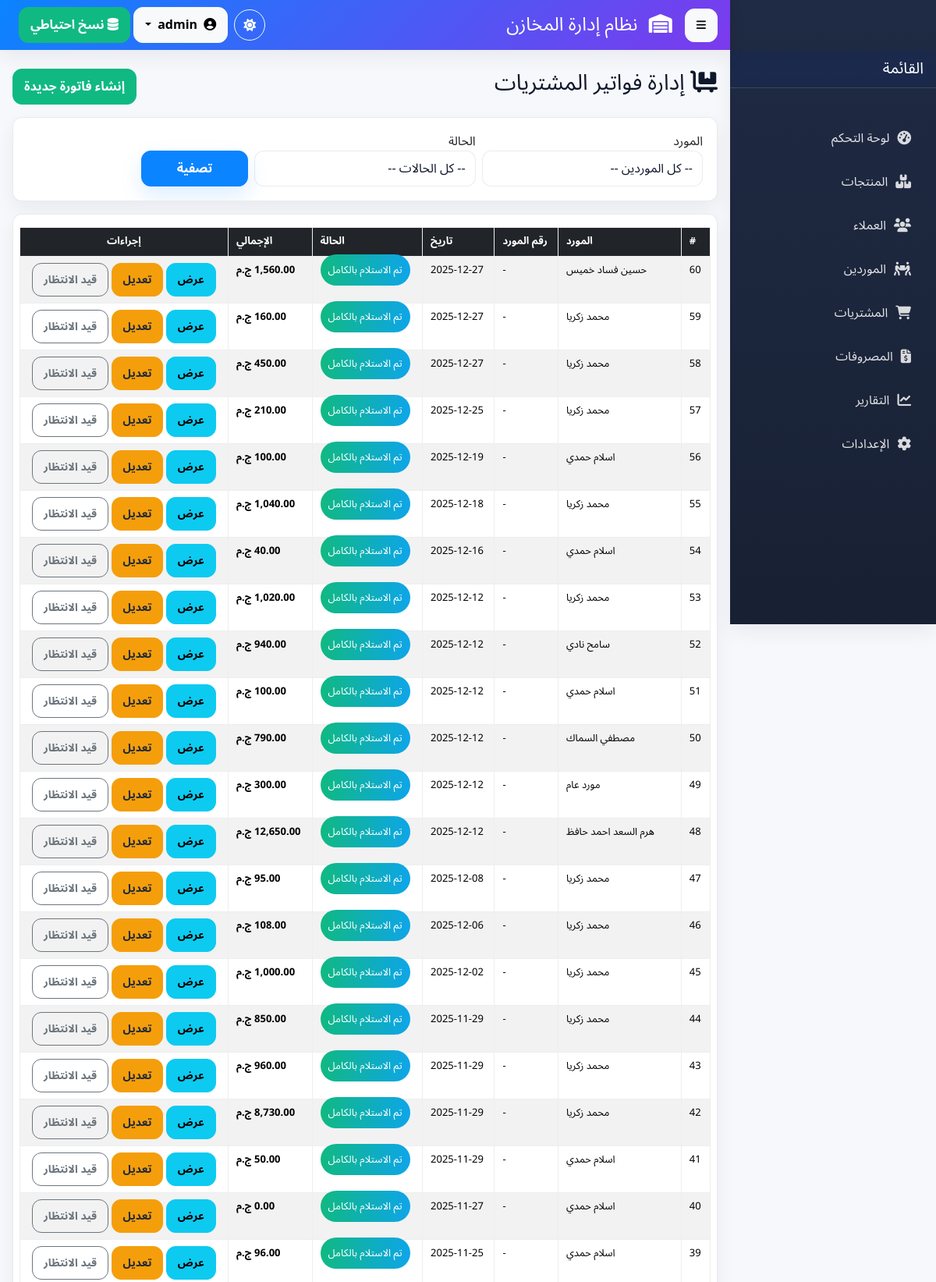
The page /admin/manage_test_purchase.php (signed in, upper part) on the database its author committed.
### tables this page shows
CREATE TABLE `purchase_invoices` (
  `id` int(11) NOT NULL COMMENT 'المعرف التلقائي لفاتورة الشراء',
  `supplier_id` int(11) NOT NULL COMMENT 'معرف المورد (FK to suppliers.id)',
  `supplier_invoice_number` varchar(100) DEFAULT NULL COMMENT 'رقم فاتورة المورد (قد يكون فريداً لكل مورد)',
  `purchase_date` date NOT NULL COMMENT 'تاريخ الشراء/الفاتورة',
  `notes` text DEFAULT NULL COMMENT 'ملاحظات إضافية على الفاتورة',
  `total_amount` decimal(12,2) NOT NULL DEFAULT 0.00 COMMENT 'الإجمالي الكلي للفاتورة (يُحسب من البنود)',
  `status` enum('pending','partial_received','fully_received','cancelled') NOT NULL DEFAULT 'pending' COMMENT 'حالة فاتورة الشراء',
  `created_by` int(11) DEFAULT NULL COMMENT 'معرف المستخدم الذي أنشأ فاتورة الشراء (FK to users.id)',
  `created_at` timestamp NOT NULL DEFAULT current_timestamp() COMMENT 'تاريخ ووقت الإنشاء',
  `updated_by` int(11) DEFAULT NULL COMMENT 'معرف المستخدم الذي آخر من عدل بيانات رأس الفاتورة',
  `updated_at` timestamp NULL DEFAULT NULL ON UPDATE current_timestamp() COMMENT 'تاريخ آخر تعديل',
  `cancel_reason` varchar(255) DEFAULT NULL,
  `revert_reason` varchar(255) DEFAULT NULL
);

CREATE TABLE `suppliers` (
  `id` int(11) NOT NULL COMMENT 'المعرف التلقائي للمورد',
  `name` varchar(200) NOT NULL COMMENT 'اسم المورد',
  `mobile` varchar(11) NOT NULL COMMENT 'رقم موبايل المورد (11 رقم)',
  `city` varchar(100) NOT NULL COMMENT 'مدينة المورد',
  `address` text DEFAULT NULL COMMENT 'عنوان المورد التفصيلي (اختياري)',
  `commercial_register` varchar(100) DEFAULT NULL COMMENT 'رقم السجل التجاري (اختياري ولكنه فريد إذا أدخل)',
  `created_by` int(11) DEFAULT NULL COMMENT 'معرف المستخدم الذي أضاف المورد (FK to users.id)',
  `created_at` timestamp NOT NULL DEFAULT current_timestamp() COMMENT 'تاريخ إضافة المورد',
  `updated_at` timestamp NULL DEFAULT NULL ON UPDATE current_timestamp() COMMENT 'تاريخ آخر تعديل لبيانات المورد'
);

### admin/manage_test_purchase.php (the view, shortened to what this page needs)
<?php
require_once dirname(__DIR__) . '/config.php';
function e($s){ return htmlspecialchars($s ?? '', ENT_QUOTES | ENT_SUBSTITUTE, 'UTF-8'); }
$csrf_token = $_SESSION['csrf_token'];
$status_labels = [
    'pending' => 'قيد الانتظار',
    'partial_received' => 'تم الاستلام جزئياً',
    'fully_received' => 'تم الاستلام بالكامل',
    'cancelled' => 'ملغاة'
];
$sql_select_invoices = "SELECT pi.id, pi.supplier_invoice_number, pi.purchase_date, pi.status, pi.total_amount, pi.created_at, s.name as supplier_name, u.username as creator_name
                        FROM purchase_invoices pi
                        JOIN suppliers s ON pi.supplier_id = s.id
                        LEFT JOIN users u ON pi.created_by = u.id";
$sql_select_invoices .= " ORDER BY pi.purchase_date DESC, pi.id DESC";
$result_invoices = null;
if ($stmt_select = $conn->prepare($sql_select_invoices)) {
    $stmt_select->execute();
    $result_invoices = $stmt_select->get_result();
} else {
    $message = "<div class='alert alert-danger'>خطأ في تحضير استعلام جلب فواتير المشتريات: " . e($conn->error) . "</div>";
}
require_once BASE_DIR . 'partials/header.php';
require_once BASE_DIR . 'partials/sidebar.php';
?>
<div class="container mt-4">
    <div class="d-flex justify-content-between align-items-center mb-3">
        <h3><i class="fas fa-dolly-flatbed"></i> إدارة فواتير المشتريات</h3>
        <a href="<?php echo BASE_URL; ?>admin/manage_suppliers.php" class="btn btn-success">إنشاء فاتورة جديدة</a>
    </div>
    <div class="card mb-3">
        <div class="card-body">
            <form method="get" class="row gx-2 gy-2 align-items-end">
                <div class="col-md-4">
                    <label>المورد</label>
                    <select name="supplier_filter_val" class="form-select">
                        <option value="">-- كل الموردين --</option>
                    </select>
                </div>
                <div class="col-md-4">
                    <label>الحالة</label>
                    <select name="status_filter_val" class="form-select">
                        <option value="">-- كل الحالات --</option>
                    </select>
                </div>
                <div class="col-md-2"><button class="btn btn-primary w-100">تصفية</button></div>
            </form>
        </div>
    </div>
    <div class="card mb-3">
      <div class="card-body p-2">
        <div class="table-responsive">
          <table class="table table-striped mb-0">
            <thead class="table-dark">
              <tr><th>#</th><th>المورد</th><th class="d-none d-md-table-cell">رقم المورد</th><th>تاريخ</th><th class="d-none d-md-table-cell">الحالة</th><th class="text-end">الإجمالي</th><th class="text-center">إجراءات</th></tr>
            </thead>
            <tbody>
              <?php if ($result_invoices && $result_invoices->num_rows>0): while($inv = $result_invoices->fetch_assoc()): ?>
                <tr>
                  <td><?php echo e($inv['id']); ?></td>
                  <td><?php echo e($inv['supplier_name']); ?></td>
                  <td class="d-none d-md-table-cell"><?php echo e($inv['supplier_invoice_number'] ?: '-'); ?></td>
                  <td><?php echo e(date('Y-m-d', strtotime($inv['purchase_date']))); ?></td>
                  <td class="d-none d-md-table-cell">
                    <?php if ($inv['status']==='pending'): ?><span class="badge-pending"><?php echo e($status_labels['pending']); ?></span>
                    <?php elseif ($inv['status']==='fully_received'): ?><span class="badge-received"><?php echo e($status_labels['fully_received']); ?></span>
                    <?php else: ?><span class="badge-cancelled"><?php echo e($status_labels['cancelled']); ?></span><?php endif; ?>
                  </td>
                  <td class="text-end fw-bold"><?php echo number_format((float)$inv['total_amount'],2); ?> ج.م</td>
                  <td class="text-center">
                    <button class="btn btn-info btn-sm" onclick="openInvoiceModalView(<?php echo $inv['id']; ?>)">عرض</button>
                    <?php if ($inv['status']==='pending'): ?>
                      <button class="btn btn-warning btn-sm" onclick="openInvoiceModalEdit(<?php echo $inv['id']; ?>)">تعديل</button>
                      <form method="post" style="display:inline-block" onsubmit="return confirm('تأكيد استلام الفاتورة بالكامل؟')">
                        <input type="hidden" name="csrf_token" value="<?php echo $csrf_token; ?>">
                        <input type="hidden" name="purchase_invoice_id" value="<?php echo $inv['id']; ?>">
                        <button type="submit" name="receive_purchase_invoice" class="btn btn-success btn-sm">استلام</button>
                      </form>
                      <button class="btn btn-danger btn-sm" onclick="openReasonModal('cancel', <?php echo $inv['id']; ?>)">إلغاء</button>
                    <?php elseif ($inv['status']==='fully_received'): ?>
                      <button class="btn btn-warning btn-sm" onclick="openInvoiceModalEdit(<?php echo $inv['id']; ?>)">تعديل</button>
                      <button class="btn btn-outline-secondary btn-sm" onclick="openReasonModal('revert', <?php echo $inv['id']; ?>)">قيد الانتظار</button>
                    <?php endif; ?>
                  </td>
                </tr>
              <?php endwhile; else: ?>
                <tr><td colspan="7" class="text-center">لا توجد فواتير.</td></tr>
              <?php endif; ?>
            </tbody>
          </table>
        </div>
      </div>
    </div>
</div>
<?php
require_once BASE_DIR . 'partials/footer.php';
?>

### assets/css/index.css (style rules this page uses)
:root { --primary: #0b84ff; --primary-600: #0a6be0; --primary-700: #0a58c8; --accent: #7c3aed; --accent-600: #6d28d9; --teal: #10b981; --amber: #f59e0b; --rose: #ef4444; --const:white; --bg: #f6f8fc; --surface: #ffffff; --surface-2: #f9fbff; --text: #0f172a; --text-soft: #334155; --muted: #64748b; --border: rgba(2,6,23,0.08); --radius: 14px; --radius-sm: 10px; --radius-lg: 20px; --shadow-1: 0 10px 24px rgba(15,23,42,0.06); --shadow-2: 0 12px 28px rgba(11,132,255,0.14); --ring: 0 0 0 4px rgba(11,132,255,0.18); --header-h: 64px; --sidebar-w: 264px; --sidebar-w-mini: 84px; --fast: .15s ease; --normal: .25s cubic-bezier(.2,.8,.2,1); --grad-1: linear-gradient(135deg, #0b84ff, #7c3aed); --grad-2: linear-gradient(135deg, #10b981, #0ea5e9); --grad-3: linear-gradient(135deg, #f59e0b, #ef4444); --grad-4: linear-gradient(135deg, #ef4444, #b91c1c); }
* { scrollbar-width: thin; scrollbar-color: var(--border) var(--surface); }
[data-app] { font-family: "Tajawal","Noto Sans Arabic",system-ui,-apple-system,Segoe UI,Roboto,Arial,sans-serif; color: var(--text); background: var(--bg); min-height: 100vh; -webkit-font-smoothing: antialiased; -moz-osx-font-smoothing: grayscale; }
[data-app] a { text-decoration: none; }
[data-app] .container, [data-app] .container-fluid { padding-inline: 16px; }
::placeholder { color: var(--muted); opacity: 0.8; }
[data-app] .card { background: var(--surface); border: 1px solid var(--border); border-radius: var(--radius); box-shadow: var(--shadow-1); overflow: hidden; }
[data-app] .card-body { padding: 18px; }
[data-app] .btn { border-radius: 12px; font-weight: 800; padding: 10px 14px; transition: transform var(--fast), box-shadow var(--fast), background var(--fast); }
[data-app] .btn-primary { background: var(--primary); border-color: var(--primary); box-shadow: var(--shadow-2); }
[data-app] .btn-success { background: var(--teal); border-color: var(--teal); }
[data-app] .btn-warning { background: var(--amber); border-color: var(--amber); color: #1f2937; }
[data-app] .form-control, [data-app] .form-select, [data-app] textarea, [data-app] input[type="text"], [data-app] input[type="number"], [data-app] input[type="date"], [data-app] input[type="email"], [data-app] input[type="password"] { border-radius: 12px; border: 1px solid var(--border); background: var(--surface); padding: 10px 12px; color: var(--text); transition: border-color var(--fast), box-shadow var(--fast), background var(--fast), transform var(--fast); }
[data-app] .p-2 { padding:8px }
input[type="text"], input[type="number"], input[type="email"], input[type="tel"], textarea, select { width: 100%; padding: 10px 12px; border-radius: var(--radius-sm); border: 1px solid var(--border); background: var(--surface-2); color: var(--text); font-size: 0.95rem; transition: all var(--fast); }
select { appearance: none; background-repeat: no-repeat; background-position: left 12px center; background-size: 14px; padding-left: 34px; cursor: pointer; }
select option { background: var(--surface); color: var(--text); }

### admin/manage_test_purchase.php (style rules this page uses)
:root { --primary:#0b84ff; --bg:#f6f8fc; --surface:#fff; --text:#0f172a; --radius:12px; --shadow: 0 10px 24px rgba(2,6,23,0.06); }
.container { max-width:1200px; }
.card { border-radius:12px; box-shadow:var(--shadow); }
.badge-received { background:linear-gradient(90deg,#10b981,#0ea5e9); color:#fff; padding:6px 10px; border-radius:20px; }
.table { width:100%; border-collapse:collapse; margin-top:8px; }
.table th, .table td { padding:8px 10px; border:1px solid #eee; text-align:left; font-size:13px; }

### rows shown on the page
purchase_invoices: id "60", supplier.name "حسين فساد خميس", supplier_invoice_number "-", purchase_date "2025-12-27"
purchase_invoices: id "59", supplier.name "محمد زكريا", supplier_invoice_number "-", purchase_date "2025-12-27"
purchase_invoices: id "58", supplier.name "محمد زكريا", supplier_invoice_number "-", purchase_date "2025-12-27", total_amount "450.00"
purchase_invoices: id "57", supplier.name "محمد زكريا", supplier_invoice_number "-", purchase_date "2025-12-25", total_amount "210.00"
purchase_invoices: id "56", supplier.name "اسلام حمدي", supplier_invoice_number "-", purchase_date "2025-12-19"
purchase_invoices: id "55", supplier.name "محمد زكريا", supplier_invoice_number "-", purchase_date "2025-12-18"
purchase_invoices: id "54", supplier.name "اسلام حمدي", supplier_invoice_number "-", purchase_date "2025-12-16", total_amount "40.00"
purchase_invoices: id "53", supplier.name "محمد زكريا", supplier_invoice_number "-", purchase_date "2025-12-12"
purchase_invoices: id "52", supplier.name "سامح نادي", supplier_invoice_number "-", purchase_date "2025-12-12", total_amount "940.00"
purchase_invoices: id "51", supplier.name "اسلام حمدي", supplier_invoice_number "-", purchase_date "2025-12-12"
purchase_invoices: id "50", supplier.name "مصطفي السماك", supplier_invoice_number "-", purchase_date "2025-12-12", total_amount "790.00"
purchase_invoices: id "49", supplier.name "مورد عام", supplier_invoice_number "-", purchase_date "2025-12-12", total_amount "300.00"
purchase_invoices: id "48", supplier.name "هرم السعد احمد حافظ", supplier_invoice_number "-", purchase_date "2025-12-12"
purchase_invoices: id "47", supplier.name "محمد زكريا", supplier_invoice_number "-", purchase_date "2025-12-08", total_amount "95.00"
purchase_invoices: id "46", supplier.name "محمد زكريا", supplier_invoice_number "-", purchase_date "2025-12-06"
purchase_invoices: id "45", supplier.name "محمد زكريا", supplier_invoice_number "-", purchase_date "2025-12-02"
purchase_invoices: id "44", supplier.name "محمد زكريا", supplier_invoice_number "-", purchase_date "2025-11-29", total_amount "850.00"
purchase_invoices: id "43", supplier.name "محمد زكريا", supplier_invoice_number "-", purchase_date "2025-11-29", total_amount "960.00"
purchase_invoices: id "42", supplier.name "محمد زكريا", supplier_invoice_number "-", purchase_date "2025-11-29", total_amount "8,730.00"
purchase_invoices: id "41", supplier.name "اسلام حمدي", supplier_invoice_number "-", purchase_date "2025-11-29", total_amount "50.00"
purchase_invoices: id "40", supplier.name "اسلام حمدي", supplier_invoice_number "-", purchase_date "2025-11-27", total_amount "0.00"
purchase_invoices: id "39", supplier.name "اسلام حمدي", supplier_invoice_number "-", purchase_date "2025-11-25", total_amount "96.00"
